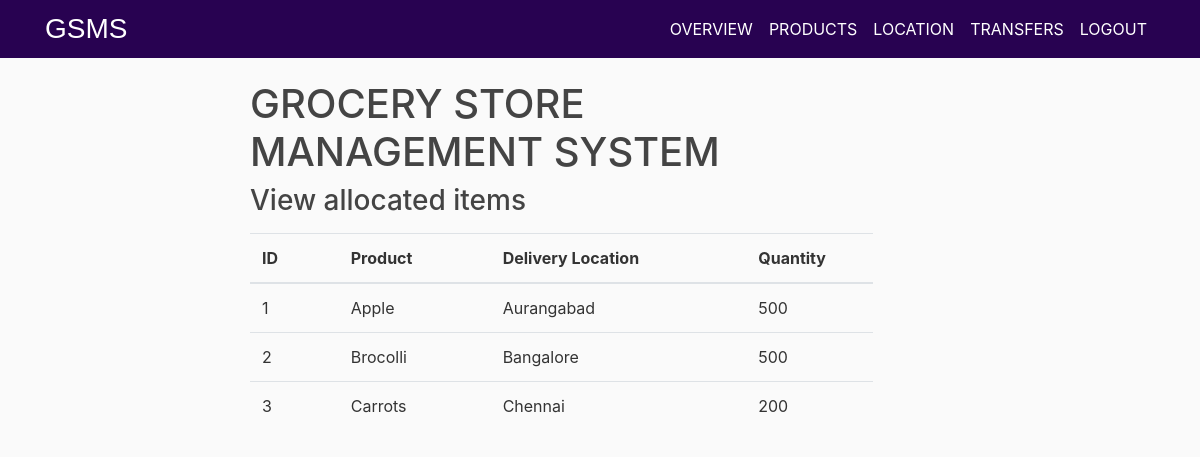
/Overview, run on the app's committed database.
### app.py (models this page shows, shortened)
class Balance(db.Model):
    bid = db.Column(db.Integer, primary_key= True,nullable = False)
    product = db.Column(db.String(20), nullable = False)
    location = db.Column(db.String(20),nullable = False)
    quantity = db.Column(db.Integer, nullable = False)

### app.py (the view)
@app.route("/Overview")
def overview():
    balance = Balance.query.all()
    exists = bool(Balance.query.all())
    if exists== False :
        flash(f'Add products,locations and make transfers to view','info')
    return render_template('overview.html' ,balance=balance)

### templates/overview.html (shortened to what this page needs)
<!DOCTYPE html>
<html>
  <head>
    <link rel="stylesheet" href="https://maxcdn.bootstrapcdn.com/bootstrap/4.0.0/css/bootstrap.min.css">
    <link rel="stylesheet" type="text/css" href="{{ url_for('static', filename='main.css') }}">
    <link href="//netdna.bootstrapcdn.com/bootstrap/3.0.0/css/bootstrap-glyphicons.css" rel="stylesheet">
  </head>
  <body>
    <header class="site-header">
      <nav class="navbar navbar-expand-md navbar-dark bg-steel fixed-top">
        <div class="container">
          <a class="Main" href="/Overview">GSMS</a>
          <div class="collapse navbar-collapse" id="navbarToggle">
            <div class="navbar-nav">
              <a class="nav-item nav-link" href="/">OVERVIEW</a>
              <a class="nav-item nav-link" href="/Product">PRODUCTS</a>
              <a class="nav-item nav-link" href="/Location">LOCATION</a>
              <a class="nav-item nav-link" href="/Transfers">TRANSFERS</a>
              <a class="nav-item nav-link" href="{{ url_for('logout') }}">LOGOUT</a>
            </div>
          </div>
        </div>
      </nav>
</header>
<main role="main" class="container-content">
      <div class="row">
        <div class="col-md-8">
          {% block content %}
          <h1>GROCERY STORE MANAGEMENT SYSTEM</h1>
          <div >
            <h3 style="display: inline-block;margin-bottom:15px;"> View allocated items </h3>
          <table class="table table-hover">
          <thead>
           <tr>
             <th>ID</th>
             <th></th>
             <th>Product</th>
             <th></th>
             <th>Delivery Location</th>
             <th></th>
             <th>Quantity</th>
           </tr>
          </thead>
          <tbody>
          {%for b in balance%}
           <tr>
             <td>{{b.bid}}</td>
             <td></td>
             <td>{{b.product}}</td>
             <td></td>
             <td>{{b.location}}</td>
             <td></td>
             <td>{{b.quantity}}</td>
           </tr>
          {% endfor %}
          </table>
        </div>
      </div>
          {% endblock %}
       </div>
</main>
  </head>
  </body>
</html>

### static/main.css (style rules this page uses)
body { background: #fafafa; color: #333333; margin-top: 5rem; }
h1, h2, h3, h4, h5, h6 { color: #444444; }
a { color: white; }
.container-content { margin-top: 60px; margin-left: 250px; }
.Main { color: white; font-family: sans-serif; font-size: 28px; }
.bg-steel { background-color: #280251; }
.site-header .navbar-nav .nav-link { color:white ; }
html { visibility: visible; opacity: 1; }

### templates/overview.html (style rules this page uses)
html { visibility: hidden;opacity:0; }

### data on the page
Balance: bid "1", product "Apple", location "Aurangabad", quantity "500"
Balance: bid "2", product "Brocolli", location "Bangalore", quantity "500"
Balance: bid "3", product "Carrots", location "Chennai", quantity "200"
